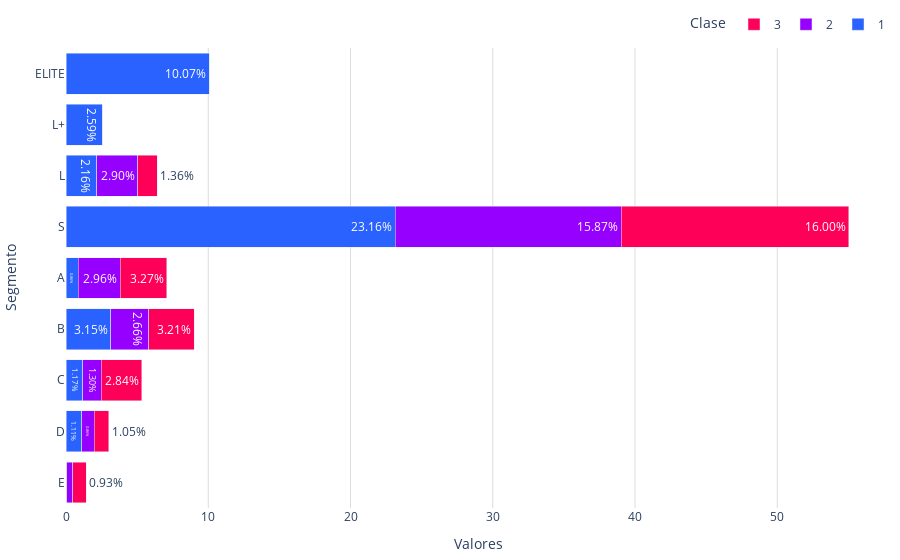

The code cell stored with this chart in its notebook:
### Code cell
import pandas as pd
import plotly.graph_objs as go

# Convertir a DataFrame
df = pd.DataFrame(data)

# Usar los valores originales directamente
df_porcentajes = df.set_index('Segmento')

# Colores
colores = {
    '1': '#2962ff',
    '2': '#9500ff',
    '3': '#ff0059'
}

# Crear barras
barras = []
for clase in df_porcentajes.columns:
    barras.append(go.Bar(
        y=df_porcentajes.index,
        x=df_porcentajes[clase],
        name=f'{clase}',
        orientation='h',
        text=df_porcentajes[clase].apply(lambda x: f'{x:.2f}%'),
        textposition='auto',
        marker_color=colores[clase]
    ))

# Configuración del gráfico
fig = go.Figure(data=barras)
fig.update_layout(
    yaxis=dict(title='Segmento'),
    legend_title="Clase",
    barmode='stack',
    legend=dict(
        orientation='h',
        yanchor='bottom',
        y=1.02,
        xanchor='right',
        x=1
    ),
    plot_bgcolor='rgba(0,0,0,0)',
    xaxis=dict(
        title='Valores',
        gridcolor='#dddcda',
        gridwidth=1,
    ),
    margin=dict(l=10, r=10, t=10, b=10)
)

fig.show()

### Figure 1 — Plotly figure (JSON) as saved in the notebook; plotly's stock layout.template omitted (floating-point values rounded to 4 significant figures)
{"data": [{"marker": {"color": "#2962ff"}, "name": "1", "orientation": "h", "text": ["0.06%", "1.11%", "1.17%", "3.15%", "0.86%", "23.16%", "2.16%", "2.59%", "10.07%"], "textposition": "auto", "type": "bar", "x": [0.06, 1.11, 1.17, 3.15, 0.86, 23.16, 2.16, 2.59, 10.07], "y": ["E", "D", "C", "B", "A", "S", "L", "L+", "ELITE"]}, {"marker": {"color": "#9500ff"}, "name": "2", "orientation": "h", "text": ["0.43%", "0.86%", "1.30%", "2.66%", "2.96%", "15.87%", "2.90%", "0.00%", "0.00%"], "textposition": "auto", "type": "bar", "x": [0.43, 0.86, 1.3, 2.66, 2.96, 15.87, 2.9, 0, 0], "y": ["E", "D", "C", "B", "A", "S", "L", "L+", "ELITE"]}, {"marker": {"color": "#ff0059"}, "name": "3", "orientation": "h", "text": ["0.93%", "1.05%", "2.84%", "3.21%", "3.27%", "16.00%", "1.36%", "0.00%", "0.00%"], "textposition": "auto", "type": "bar", "x": [0.93, 1.05, 2.84, 3.21, 3.27, 16, 1.36, 0, 0], "y": ["E", "D", "C", "B", "A", "S", "L", "L+", "ELITE"]}], "layout": {"barmode": "stack", "legend": {"orientation": "h", "title": {"text": "Clase"}, "x": 1, "xanchor": "right", "y": 1.02, "yanchor": "bottom"}, "margin": {"b": 10, "l": 10, "r": 10, "t": 10}, "plot_bgcolor": "rgba(0,0,0,0)", "xaxis": {"gridcolor": "#dddcda", "gridwidth": 1, "title": {"text": "Valores"}}, "yaxis": {"title": {"text": "Segmento"}}}}
